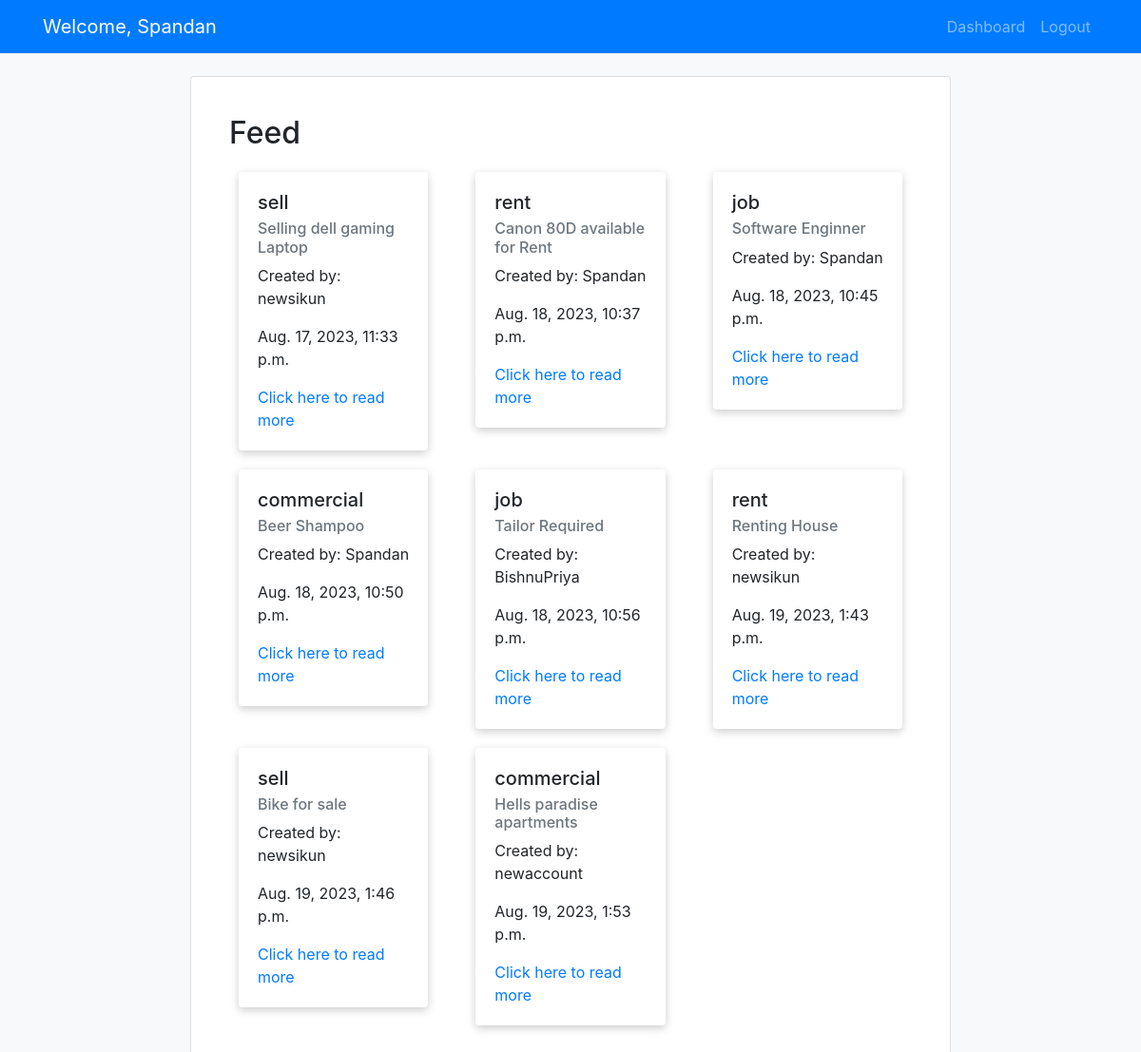
/feed/ (signed in), run on the app's committed database.
### mainApp/models.py (models this page shows, shortened)
class AdPostModel(models.Model):
    AD_TYPES_CHOICES = [
        ('rent', 'Rent Ads'),
        ('sell', 'Sell Ads'),
        ('job', 'Job Ads'),
        ('commercial', 'Commercial Ads'),
    ]
    user = models.ForeignKey(User, on_delete=models.CASCADE)
    ad_type = models.CharField(max_length=20, choices=AD_TYPES_CHOICES)
    ad_title = models.CharField(max_length=100)
    ad_description = models.TextField()
    contact_info = models.CharField(max_length=100)
    address = models.CharField(max_length=200)
    price = models.CharField(max_length=50)
    created_at = models.DateTimeField(auto_now_add=True)

### mainApp/views.py (the view)
# urls.py: path('feed/', views.feed, name='feed'),
@login_required(login_url='loginPage')
def feed(request):
    posts = AdPostModel.objects.all()
    context = {'posts': posts}
    return render(request, 'feed.html', context)

### mainApp/templates/feed.html (shortened to what this page needs)
<!DOCTYPE html>
<html lang="en">
<head>
    <link rel="stylesheet" href="https://maxcdn.bootstrapcdn.com/bootstrap/4.5.2/css/bootstrap.min.css">
</head>
<body>
    <nav class="navbar navbar-expand-lg navbar-dark bg-primary">
        <div class="container">
            <a class="navbar-brand" href="#">Welcome, {{ user.username }}</a>
            <div class="collapse navbar-collapse" id="navbarNav">
                <ul class="navbar-nav ml-auto">
                    <li class="nav-item">
                        <a class="nav-link" href="{% url 'dashboard'%}">Dashboard</a>
                    </li>
                    <li class="nav-item">
                        <a class="nav-link" href="{% url 'logoutUser'%}">Logout</a>
                    </li>
                </ul>
            </div>
        </div>
    </nav>
<div class="container mt-4">
    <div class="row justify-content-center">
        <div class="col-md-10">
            <div class="card feed-container">
                <div class="card-body">
                    <h2 class="card-title">Feed</h2>
                    <div class="row">
                        {% for post in posts %}
                            <div class="col-md-4">
                                <div class="card feed-card">
                                    <div class="card-body">
                                        <h5 class="card-title">{{ post.ad_type }}</h5>
                                        <h6 class="card-subtitle mb-2 text-muted">{{ post.ad_title }}</h6>
                                        <p class="card-text">Created by: {{ post.user.username }}</p>
                                        <p class="card-text">{{ post.created_at }}</p>
                                        <a href="{% url 'ad' post.id %}">Click here to read more</a>
                                    </div>
                                </div>
                            </div>
                        {% endfor %}
                    </div>
                </div>
            </div>
        </div>
    </div>
</div>
</body>
</html>

### mainApp/templates/feed.html (style rules this page uses)
body { background-color: #f8f9fa; }
.feed-container { max-width: 800px; margin: 0 auto; padding: 20px; animation: fadeInUp 0.5s ease-out; }
.feed-card { border: none; background-color: #fff; box-shadow: 0 3px 10px rgba(0, 0, 0, 0.2); transition: box-shadow 0.3s, background-color 0.3s; margin: 10px; }

### data on the page
AdPostModel: ad_type "sell", ad_title "Selling dell gaming Laptop", user.username "newsikun", created_at "Aug. 17, 2023, 11:33 p.m."
AdPostModel: ad_type "rent", ad_title "Canon 80D available for Rent", user.username "Spandan", created_at "Aug. 18, 2023, 10:37 p.m."
AdPostModel: ad_type "job", ad_title "Software Enginner", user.username "Spandan", created_at "Aug. 18, 2023, 10:45 p.m."
AdPostModel: ad_type "commercial", ad_title "Beer Shampoo", user.username "Spandan", created_at "Aug. 18, 2023, 10:50 p.m."
AdPostModel: ad_type "job", ad_title "Tailor Required", user.username "BishnuPriya", created_at "Aug. 18, 2023, 10:56 p.m."
AdPostModel: ad_type "rent", ad_title "Renting House", user.username "newsikun", created_at "Aug. 19, 2023, 1:43 p.m."
AdPostModel: ad_type "sell", ad_title "Bike for sale", user.username "newsikun", created_at "Aug. 19, 2023, 1:46 p.m."
AdPostModel: ad_type "commercial", ad_title "Hells paradise apartments", user.username "newaccount", created_at "Aug. 19, 2023, 1:53 p.m."

### other printed values
{{ user.username }} "Spandan"
